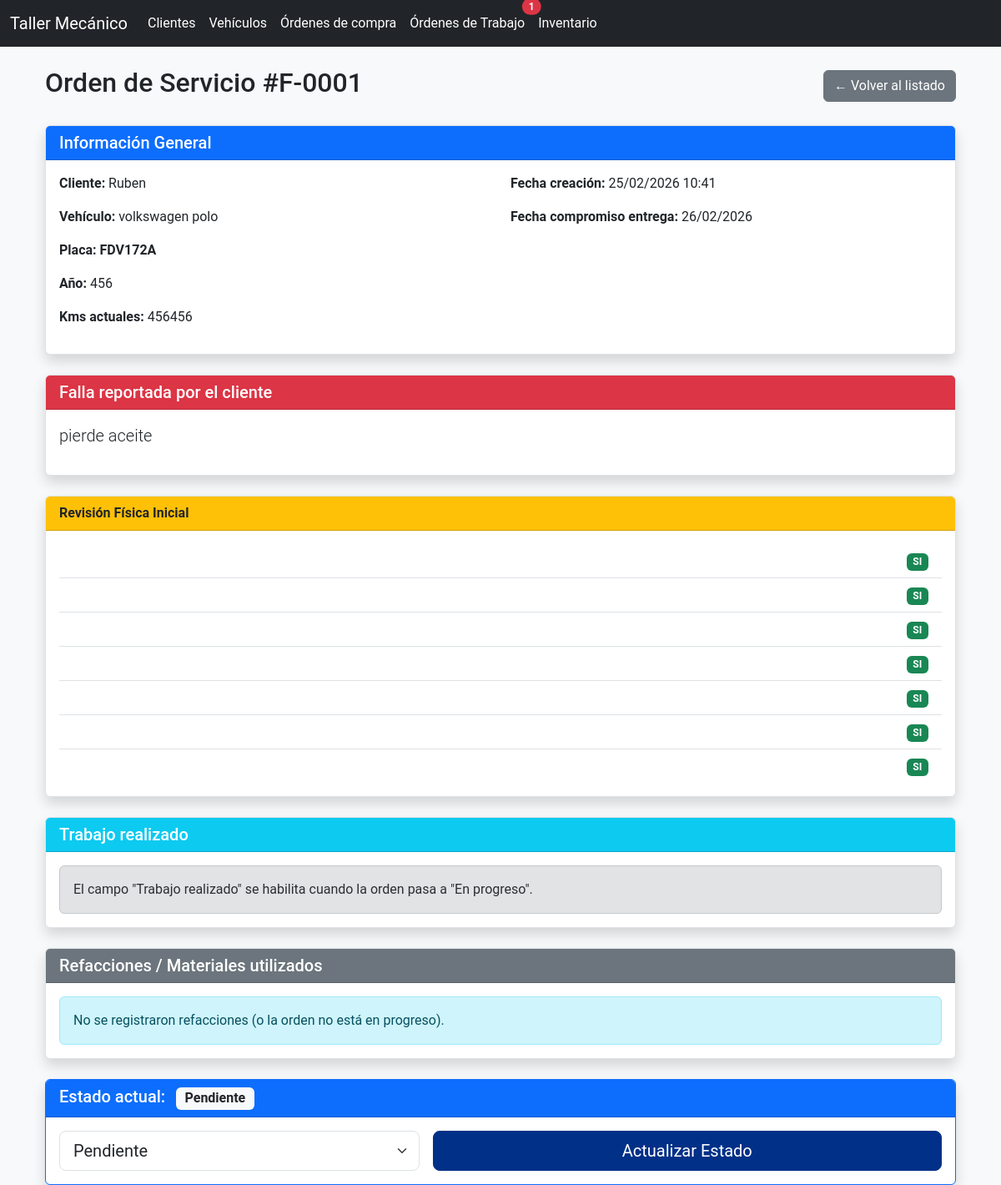
Screenshot of /ordenes_servicio/1 with the database file from the repository.
### models.py (models this page shows, shortened)
class OrdenTrabajo(db.Model):
    id = db.Column(db.Integer, primary_key=True)
    folio = db.Column(db.String(20), unique=True)  # Nuevo: Folio secuencial como en Excels (ej: 'FOLIO-001')
    vehiculo_id = db.Column(db.Integer, db.ForeignKey('vehiculo.id'), nullable=False)
    falla_reportada = db.Column(db.Text, nullable=False)  # Nuevo: Falla que reporta el cliente (de Excels)
    checklist_revision = db.Column(JSON, nullable=True)  # Nuevo: Checklist visual (JSON o texto serializado, ej: "Luces: OK, Frenos: Mal")
    trabajo_realizado = db.Column(db.Text)  # Nuevo: Servicio realizado (de Excels)
    estado = db.Column(db.String(50), default='Pendiente')
    fecha_creacion = db.Column(db.DateTime, default=datetime.utcnow)
    fecha_compromiso = db.Column(db.Date)  # Nuevo: Fecha compromiso entrega (de Excels)
    fecha_entrega = db.Column(db.Date)
    danios_zonas = db.Column(JSON, nullable=True)
    partes = db.relationship(
        'Inventario',
        secondary=orden_trabajo_partes,
        backref=db.backref('ordenes_trabajo', lazy='dynamic'),
        lazy='select'
    )

class Cliente(db.Model):
    id = db.Column(db.Integer, primary_key=True)
    nombre = db.Column(db.String(100), nullable=False)
    telefono = db.Column(db.String(20))
    email = db.Column(db.String(100))
    vehiculos = db.relationship('Vehiculo', backref='cliente', lazy=True)

class Vehiculo(db.Model):
    id = db.Column(db.Integer, primary_key=True)
    marca = db.Column(db.String(50), nullable=False)
    modelo = db.Column(db.String(50), nullable=False)
    ano = db.Column(db.Integer, nullable=False)
    placa = db.Column(db.String(20), unique=True, nullable=False)
    kms_actual = db.Column(db.Integer)
    cliente_id = db.Column(db.Integer, db.ForeignKey('cliente.id'), nullable=False)
    ordenes_trabajo = db.relationship('OrdenTrabajo', backref='vehiculo', lazy=True)

### app.py (the view)
@app.route('/ordenes_servicio/<int:orden_id>')
def detalle_orden(orden_id):
    orden = OrdenTrabajo.query.get_or_404(orden_id)
    partes_usadas = orden.partes
    total_piezas_usadas = db.session.query(
        func.sum(orden_trabajo_partes.c.cantidad_usada)
    ).filter_by(orden_id=orden.id).scalar() or 0
    partes_disponibles = Inventario.query.filter(Inventario.cantidad > 0).all()
    cantidades_usadas = {}
    if partes_usadas:
        result = db.session.query(
            orden_trabajo_partes.c.parte_id,
            orden_trabajo_partes.c.cantidad_usada
        ).filter_by(orden_id=orden.id).all()
        cantidades_usadas = {r.parte_id: r.cantidad_usada for r in result}
    return render_template(
        'detalle_orden.html',
        orden=orden,
        partes_usadas=partes_usadas,
        cantidades_usadas=cantidades_usadas,       # para usar en el template
        partes_disponibles=partes_disponibles,
        total_piezas_usadas=total_piezas_usadas
    )

### app.py (called while the page is built)
def get_dashboard_counts():
    from models import OrdenTrabajo, Inventario
    pendientes = OrdenTrabajo.query.filter_by(estado='Pendiente').count()
    en_progreso = OrdenTrabajo.query.filter_by(estado='En progreso').count()
    critico_stock = Inventario.query.filter(Inventario.cantidad <= 5).count()
    return {
        'pendientes': pendientes,
        'en_progreso': en_progreso,
        'critico_stock': critico_stock
    }

@app.context_processor
def inject_dashboard_counts():
    return dict(dashboard_counts=get_dashboard_counts())

### templates/detalle_orden.html (shortened to what this page needs)
{% extends 'base.html' %}
{% block content %}
<div class="container mt-4">
    <div class="d-flex justify-content-between align-items-center mb-4">
        <h2>Orden de Servicio #{{ orden.folio or orden.id }}</h2>
        <a href="{{ url_for('ordenes_servicio') }}" class="btn btn-secondary">← Volver al listado</a>
    </div>
    <div class="card shadow mb-4">
        <div class="card-header bg-primary text-white">
            <h5 class="mb-0">Información General</h5>
        </div>
        <div class="card-body">
            <div class="row">
                <div class="col-md-6">
                    <p><strong>Cliente:</strong> {{ orden.vehiculo.cliente.nombre }}</p>
                    <p><strong>Vehículo:</strong> {{ orden.vehiculo.marca }} {{ orden.vehiculo.modelo }}</p>
                    <p><strong>Placa:</strong> <strong class="text-uppercase">{{ orden.vehiculo.placa }}</strong></p>
                    <p><strong>Año:</strong> {{ orden.vehiculo.ano }}</p>
                    {% if orden.vehiculo.kms_actual %}
                    <p><strong>Kms actuales:</strong> {{ orden.vehiculo.kms_actual | default('-') }}</p>
                    {% endif %}
                </div>
                <div class="col-md-6">
                    <p><strong>Fecha creación:</strong> {{ orden.fecha_creacion.strftime('%d/%m/%Y %H:%M') }}</p>
                    {% if orden.fecha_compromiso %}
                    <p><strong>Fecha compromiso entrega:</strong> {{ orden.fecha_compromiso.strftime('%d/%m/%Y') }}</p>
                    {% endif %}
                </div>
            </div>
        </div>
    </div>
    <div class="card shadow mb-4">
        <div class="card-header bg-danger text-white">
            <h5 class="mb-0">Falla reportada por el cliente</h5>
        </div>
        <div class="card-body">
            <p class="lead">{{ orden.falla_reportada | safe | default('No se registró falla reportada') }}</p>
        </div>
    </div>
    <div class="card shadow mb-4">
        <div class="card-header bg-warning text-dark fw-bold">Revisión Física Inicial</div>
        <div class="card-body">
            {% if orden.checklist_revision %}
            <ul class="list-group list-group-flush">
                {% for key, data in orden.checklist_revision.items() %}
                <li class="list-group-item d-flex justify-content-between align-items-center">
                    <span>
                        {% if data.si %}
                        <span class="badge bg-success">SI</span>
                        {% else %}
                        <span class="badge bg-danger">NO</span>
                        {% endif %}
                    </span>
                </li>
                {% endfor %}
            </ul>
            {% else %}
            <p class="text-muted">No se registró revisión inicial.</p>
            {% endif %}
        </div>
    </div>
    <div class="card shadow mb-4">
        <div class="card-header bg-info text-white">
            <h5 class="mb-0">Trabajo realizado</h5>
        </div>
        <div class="card-body">
            {% if orden.estado in ['En progreso', 'Completado'] %}
            <form method="POST" action="{{ url_for('update_trabajo_realizado', orden_id=orden.id) }}">
                <textarea class="form-control mb-3" name="trabajo_realizado" rows="5"
                          placeholder="Describe aquí el servicio realizado, reparaciones, ajustes, diagnóstico, etc...">
{{ orden.trabajo_realizado or '' }}</textarea>
                <button type="submit" class="btn btn-primary">Guardar descripción del trabajo</button>
            </form>
            {% else %}
            <div class="alert alert-secondary mb-0">
                El campo "Trabajo realizado" se habilita cuando la orden pasa a "En progreso".
            </div>
            {% endif %}
        </div>
    </div>
    <div class="card shadow mb-4">
        <div class="card-header bg-secondary text-white">
            <h5 class="mb-0">Refacciones / Materiales utilizados</h5>
        </div>
        <div class="card-body">
            {% if orden.partes|length > 0 %}
            <div class="table-responsive">
                <table class="table table-sm table-bordered table-hover">
                    <thead class="table-light">
                        <tr>
                            <th>Refacción</th>
                            <th class="text-center">Cantidad usada</th>
                            <th class="text-center">Acción</th>
                        </tr>
                    </thead>
                    <tbody>
                        {% for parte in orden.partes %}
                        <tr>
                            <td>{{ parte.nombre_parte }}</td>
                            <td class="text-center fw-bold">
                                {{ cantidades_usadas.get(parte.id, 0) }}
                            </td>
                            <td class="text-center">
                                <small class="text-muted">Agregado en esta orden</small>
                            </td>
                        </tr>
                        {% endfor %}
                        <tr class="table-info">
                            <td colspan="2" class="text-end fw-bold">Total piezas usadas:</td>
                            <td class="text-center fw-bold">{{ total_piezas_usadas }}</td>
                        </tr>
                    </tbody>
                </table>
            </div>
            {% else %}
            <div class="alert alert-info mb-0">
                {% if orden.estado == 'En progreso' %}
                Aún no se han agregado refacciones a esta orden.
                {% else %}
                No se registraron refacciones (o la orden no está en progreso).
                {% endif %}
            </div>
            {% endif %}
        </div>
    </div>
    <div class="card shadow border-primary">
        <div class="card-header bg-primary text-white">
            <h5 class="mb-0">
                Estado actual:
                <span class="badge bg-light text-dark ms-2 fs-6">{{ orden.estado }}</span>
            </h5>
        </div>
        <div class="card-body">
            <form method="POST" action="{{ url_for('update_estado_orden', orden_id=orden.id) }}">
                <div class="row g-3 align-items-center">
                    <div class="col-md-5">
                        <select class="form-select form-select-lg" name="estado" required>
                            <option value="Pendiente"    {% if orden.estado == 'Pendiente'    %}selected{% endif %}>Pendiente</option>
                        </select>
                    </div>
                    <div class="col-md-7">
                        <button type="submit" class="btn btn-primary btn-lg w-100">
                            Actualizar Estado
                        </button>
                    </div>
                </div>
            </form>
        </div>
    </div>
</div>
{% endblock %}

### templates/base.html (shortened to what this page needs)
<!DOCTYPE html>
<html lang="es">
<head>
    <link href="https://cdn.jsdelivr.net/npm/bootstrap@5.3.0/dist/css/bootstrap.min.css" rel="stylesheet">
    <link rel="stylesheet" href="{{ url_for('static', filename='styles.css') }}">
</head>
<body>
    <nav class="navbar navbar-expand-lg navbar-dark bg-dark">
        <div class="container-fluid">
            <a class="navbar-brand" href="/">Taller Mecánico</a>
            <div class="collapse navbar-collapse" id="navbarNav">
                <ul class="navbar-nav me-auto">
                    <li class="nav-item">
                        <a class="nav-link" href="/clientes">Clientes</a>
                    </li>
                    <li class="nav-item">
                        <a class="nav-link" href="/vehiculos">Vehículos</a>
                    </li>
                    <li class="nav-item">
                        <a class="nav-link" href="/ordenes_compra">Órdenes de compra</a>
                    </li>
                    <li class="nav-item position-relative">
                        <a class="nav-link" href="/ordenes_servicio">
                            Órdenes de Trabajo
                            {% if dashboard_counts.pendientes > 0 %}
                            <span class="position-absolute top-0 start-100 translate-middle badge rounded-pill bg-danger">
                                {{ dashboard_counts.pendientes }}
                            </span>
                            {% endif %}
                        </a>
                    </li>
                    <li class="nav-item position-relative">
                        <a class="nav-link" href="/inventarios">
                            Inventario
                        </a>
                    </li>
                </ul>
            </div>
        </div>
    </nav>
    <div class="container mt-4">
        {% block content %}{% endblock %}
    </div>
</body>
</html>

### static/styles.css (style rules this page uses)
:root { --primary: #003087; --secondary: #c8102e; --accent: #ff8c00; --dark: #212529; --gray: #6c757d; --light: #f8f9fa; --white: #ffffff; }
body { background-color: var(--light); color: var(--dark); font-family: 'Roboto', sans-serif; }
.navbar { background-color: var(--dark) !important; }
.navbar-brand, .nav-link { color: var(--white) !important; }
.btn-primary { background-color: var(--primary); border-color: var(--primary); }
.card { border: 1px solid #dee2e6; box-shadow: 0 2px 10px rgba(0,0,0,0.08); }

### rows the page displays
OrdenTrabajo: folio "F-0001", fecha_creacion "25/02/2026 10:41", fecha_compromiso "26/02/2026", falla_reportada "pierde aceite", estado "Pendiente"
Cliente: vehiculo.cliente.nombre "Ruben"
Vehiculo: vehiculo.marca "volkswagen", vehiculo.modelo "polo", vehiculo.placa "FDV172A", vehiculo.ano "456", vehiculo.kms_actual "456456"

### other values shown
{{ dashboard_counts.pendientes }} "1"
